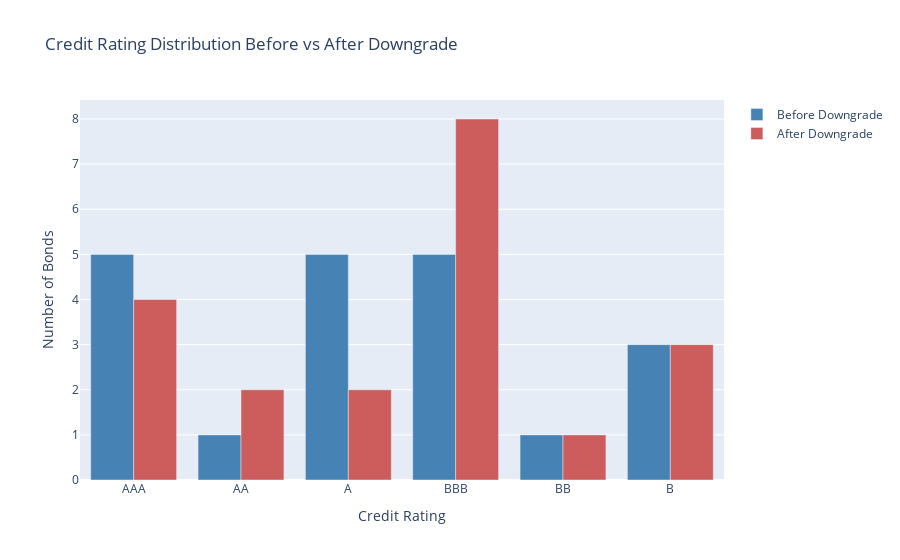

The notebook cell this image was saved under:
### Code cell
import plotly.graph_objects as go

fig = go.Figure()

fig.add_trace(go.Bar(
    x=rating_comparison["Rating"],
    y=rating_comparison["Before"],
    name="Before Downgrade",
    marker_color="steelblue"
))

fig.add_trace(go.Bar(
    x=rating_comparison["Rating"],
    y=rating_comparison["After"],
    name="After Downgrade",
    marker_color="indianred"
))

fig.update_layout(
    barmode='group',
    title="Credit Rating Distribution Before vs After Downgrade",
    xaxis_title="Credit Rating",
    yaxis_title="Number of Bonds",
    bargap=0.2
)

fig.show()

### Figure 1 — Plotly figure (JSON) as saved in the notebook; plotly's stock layout.template omitted (floating-point values rounded to 4 significant figures)
{"data": [{"marker": {"color": "steelblue"}, "name": "Before Downgrade", "type": "bar", "x": ["AAA", "AA", "A", "BBB", "BB", "B"], "y": [5, 1, 5, 5, 1, 3]}, {"marker": {"color": "indianred"}, "name": "After Downgrade", "type": "bar", "x": ["AAA", "AA", "A", "BBB", "BB", "B"], "y": [4, 2, 2, 8, 1, 3]}], "layout": {"bargap": 0.2, "barmode": "group", "title": {"text": "Credit Rating Distribution Before vs After Downgrade"}, "xaxis": {"title": {"text": "Credit Rating"}}, "yaxis": {"title": {"text": "Number of Bonds"}}}}
